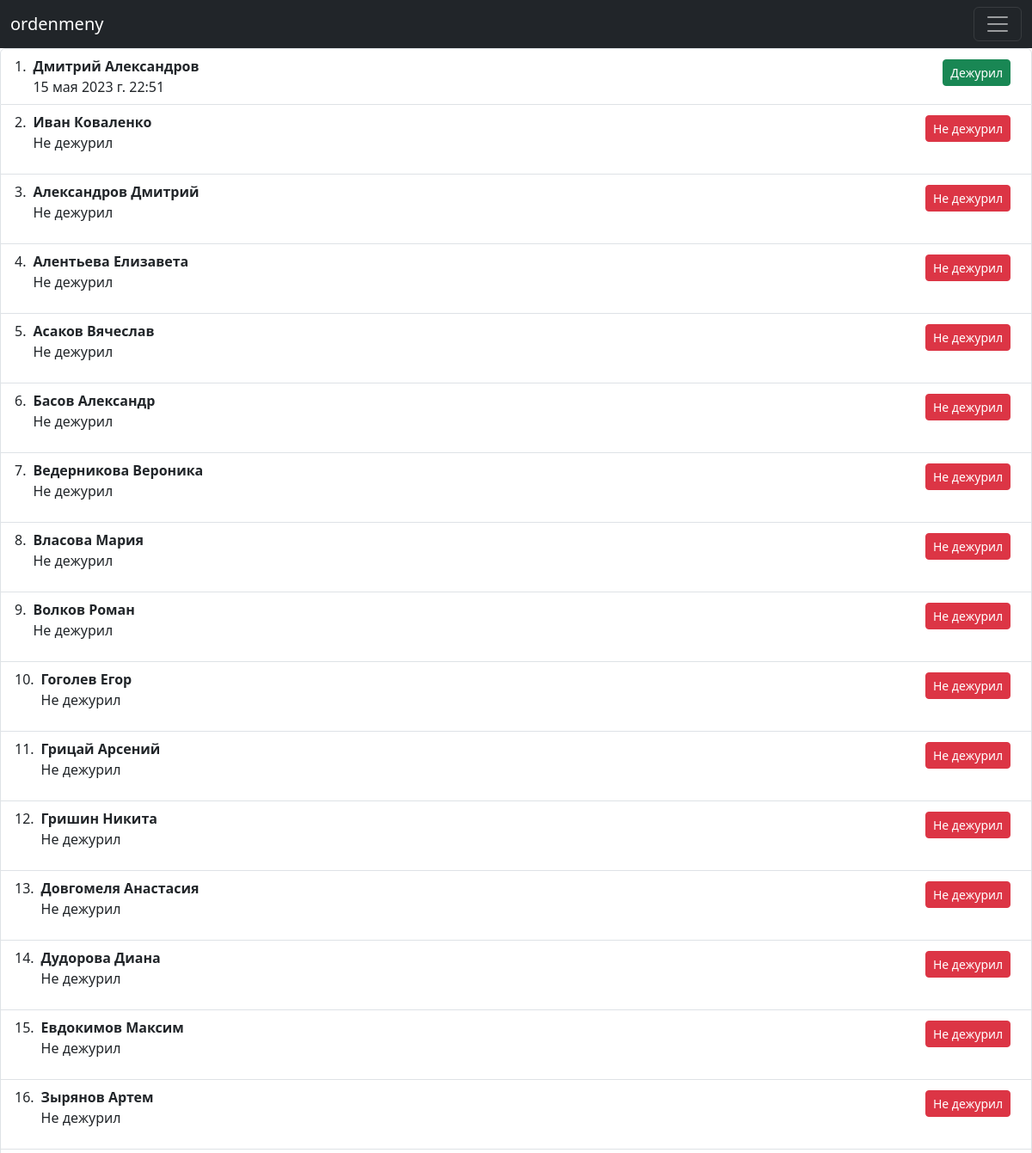
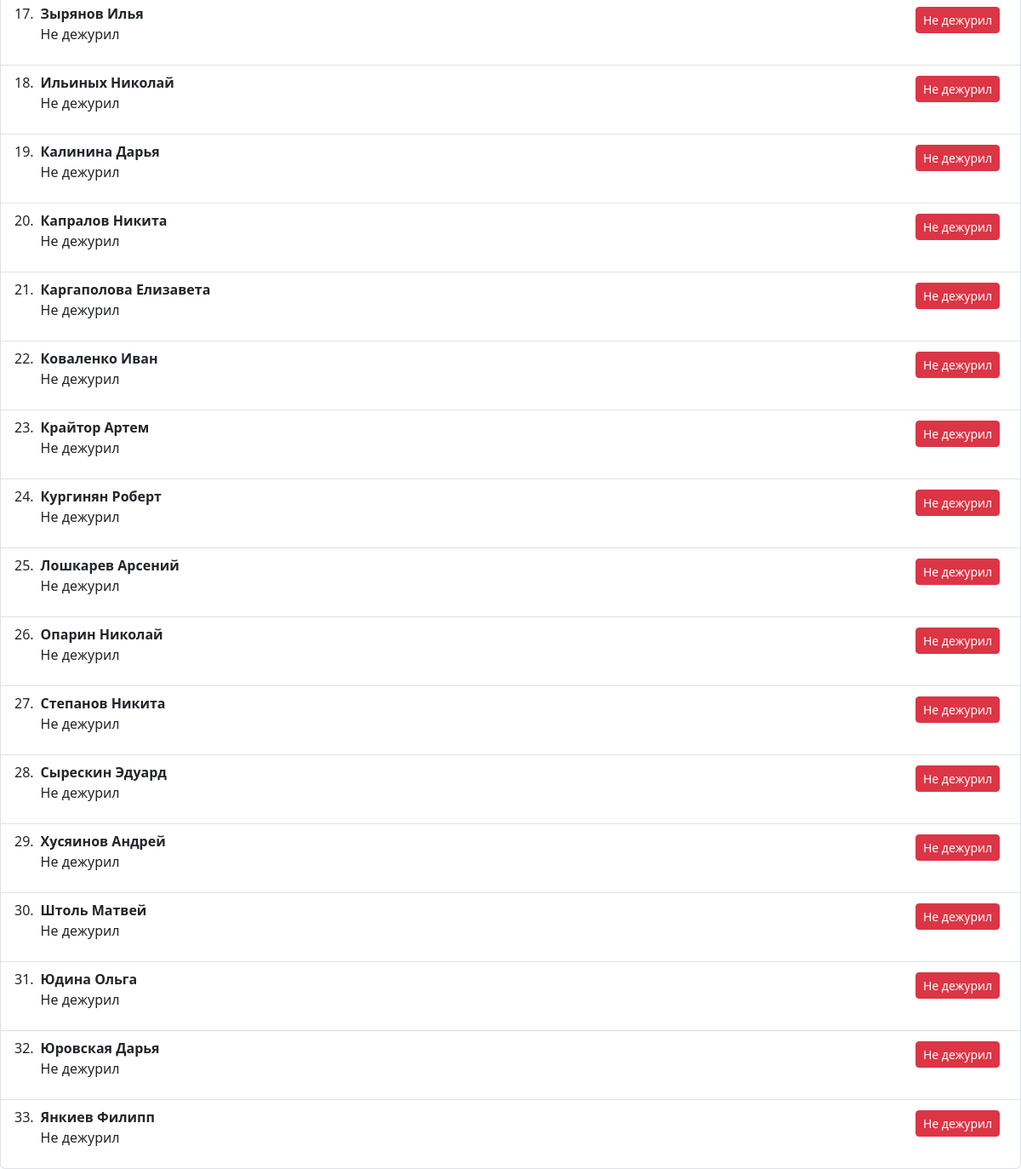
/duty_app/ (signed in), run on the app's committed database (2 pictures, top to bottom).
### accounts/models.py (models this page shows)
class SignUpModel(AbstractUser):
    pass

### duty_app/models.py (models this page shows, shortened)
class PersonModel(models.Model):
    name = models.CharField(max_length=128, verbose_name='Ученик', null=True)
    active = models.BooleanField(default=False, verbose_name='Дежурил', null=True)
    date_duty = models.DateTimeField(verbose_name='Дата', null=True)
    class Meta:
        verbose_name = 'Участники'
        verbose_name_plural = 'Участники'

### duty_app/views.py (the view)
# urls.py: path('', home, name='home'),
@login_required
def home(request):
    if request.user.username != 'ordenmeny':
        return redirect('clubs_app:home_page')
    person_model = PersonModel.objects.all()
    context = {
        'person_model': person_model,
    }
    return render(request, template_name='duty_app/index.html', context=context)

### duty_app/templates/duty_app/index.html
{% extends "duty_app/base/base.html" %}
{% block content %}
<ol class="list-group list-group-numbered">
    {% for person in person_model %}
    <li class="list-group-item d-flex justify-content-between align-items-start">
        <div class="ms-2 me-auto">
            <div class="fw-bold">{{person.name}}</div>
            {% if person.active %}
            {{ person.date_duty }}
            {% else %}
            <p>Не дежурил</p>
            {% endif %}
        </div>
        <span class="badge rounded-pill">
            {% if person.active == True %}
            <a onclick="return confirm('Вы уверены, что хотите выполнить это действие?')" type="button" class="btn btn-success btn-sm" href="{% url 'duty_app:action_duty' type_action='from_duty' id_person=person.id %}">Дежурил</a>
            {% else %}
            <a onclick="return confirm('Вы уверены, что хотите выполнить это действие?')" type="button" class="btn btn-danger btn-sm" href="{% url 'duty_app:action_duty' type_action='to_duty' id_person=person.id %}">Не дежурил</a>
            {% endif %}
        </span>
    </li>
    {% endfor %}
</ol>
{% endblock %}

### duty_app/templates/duty_app/base/base.html (shortened to what this page needs)
<!DOCTYPE html>
<html lang="en">
<head>
    <link href="https://cdn.jsdelivr.net/npm/bootstrap@5.3.0-alpha3/dist/css/bootstrap.min.css" rel="stylesheet"
>
    <link rel="stylesheet" href="https://cdn.jsdelivr.net/npm/bootstrap-icons@1.10.5/font/bootstrap-icons.css">
</head>
<body>
<nav class="navbar navbar-dark bg-dark">
    <div class="container-fluid">
        <a class="navbar-brand" href="#">{{ request.user }}</a>
        <button class="navbar-toggler" type="button" data-bs-toggle="offcanvas" data-bs-target="#offcanvasDarkNavbar"
                aria-controls="offcanvasDarkNavbar" aria-label="Toggle navigation">
            <span class="navbar-toggler-icon"></span>
        </button>
    </div>
</nav>
{% block content %}
{% endblock %}
</body>
</html>

### data on the page
SignUpModel: user "ordenmeny"
PersonModel: name "Дмитрий Александров", date_duty "15 мая 2023 г. 22:51", active "Дежурил"
PersonModel: name "Иван Коваленко", active "Не дежурил"
PersonModel: name "Александров Дмитрий", active "Не дежурил"
PersonModel: name "Алентьева Елизавета", active "Не дежурил"
PersonModel: name "Асаков Вячеслав", active "Не дежурил"
PersonModel: name "Басов Александр", active "Не дежурил"
PersonModel: name "Ведерникова Вероника", active "Не дежурил"
PersonModel: name "Власова Мария", active "Не дежурил"
PersonModel: name "Волков Роман", active "Не дежурил"
PersonModel: name "Гоголев Егор", active "Не дежурил"
PersonModel: name "Грицай Арсений", active "Не дежурил"
PersonModel: name "Гришин Никита", active "Не дежурил"
PersonModel: name "Довгомеля Анастасия", active "Не дежурил"
PersonModel: name "Дудорова Диана", active "Не дежурил"
PersonModel: name "Евдокимов Максим", active "Не дежурил"
PersonModel: name "Зырянов Артем", active "Не дежурил"
PersonModel: name "Зырянов Илья", active "Не дежурил"
PersonModel: name "Ильиных Николай", active "Не дежурил"
PersonModel: name "Калинина Дарья", active "Не дежурил"
PersonModel: name "Капралов Никита", active "Не дежурил"
PersonModel: name "Каргаполова Елизавета", active "Не дежурил"
PersonModel: name "Коваленко Иван", active "Не дежурил"
PersonModel: name "Крайтор Артем", active "Не дежурил"
PersonModel: name "Кургинян Роберт", active "Не дежурил"
PersonModel: name "Лошкарев Арсений", active "Не дежурил"
PersonModel: name "Опарин Николай", active "Не дежурил"
PersonModel: name "Степанов Никита", active "Не дежурил"
PersonModel: name "Сырескин Эдуард", active "Не дежурил"
PersonModel: name "Хусяинов Андрей", active "Не дежурил"
PersonModel: name "Штоль Матвей", active "Не дежурил"
PersonModel: name "Юдина Ольга", active "Не дежурил"
PersonModel: name "Юровская Дарья", active "Не дежурил"
PersonModel: name "Янкиев Филипп", active "Не дежурил"
